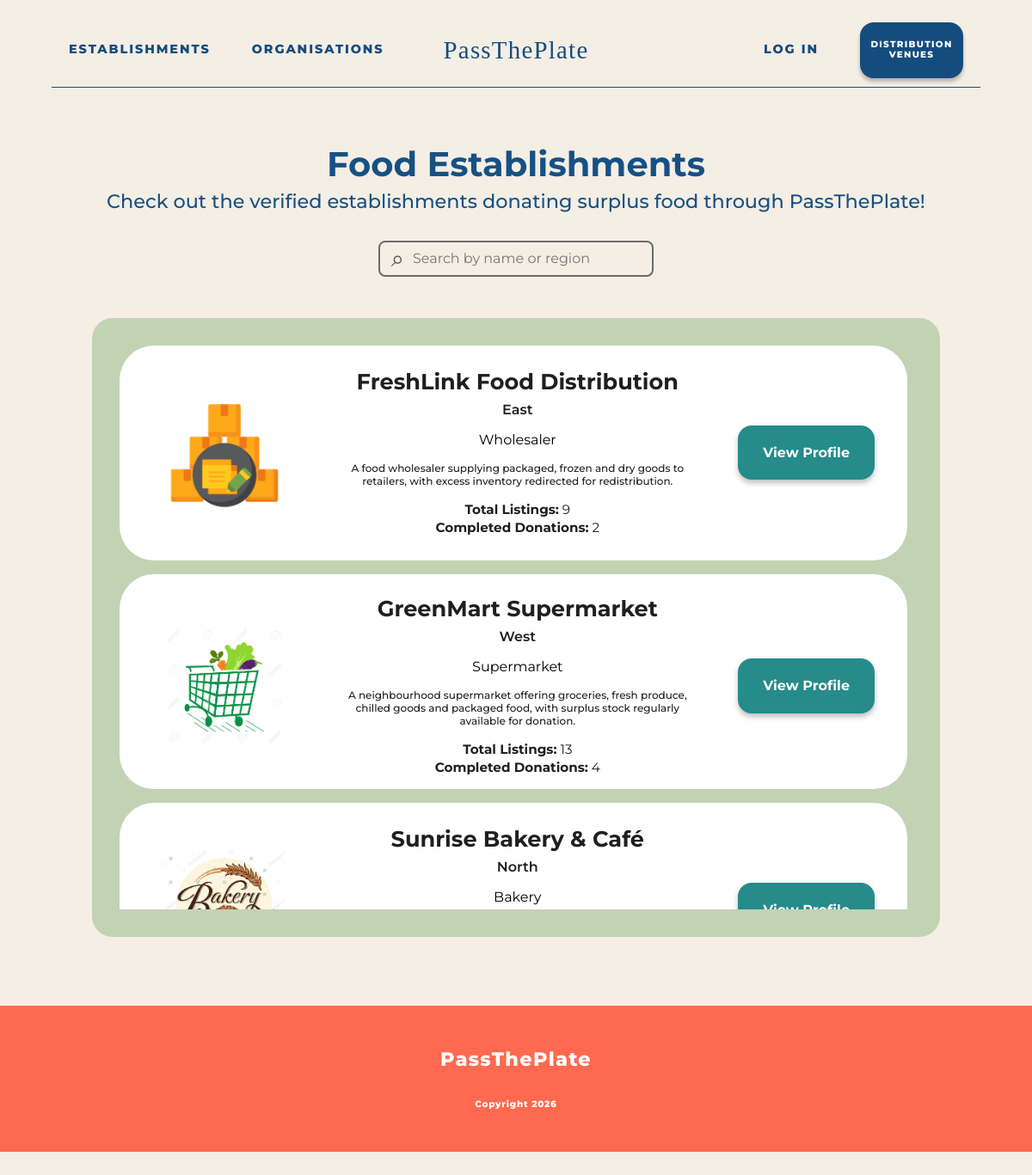
/establishments/, run on an earlier commit of the app's database.
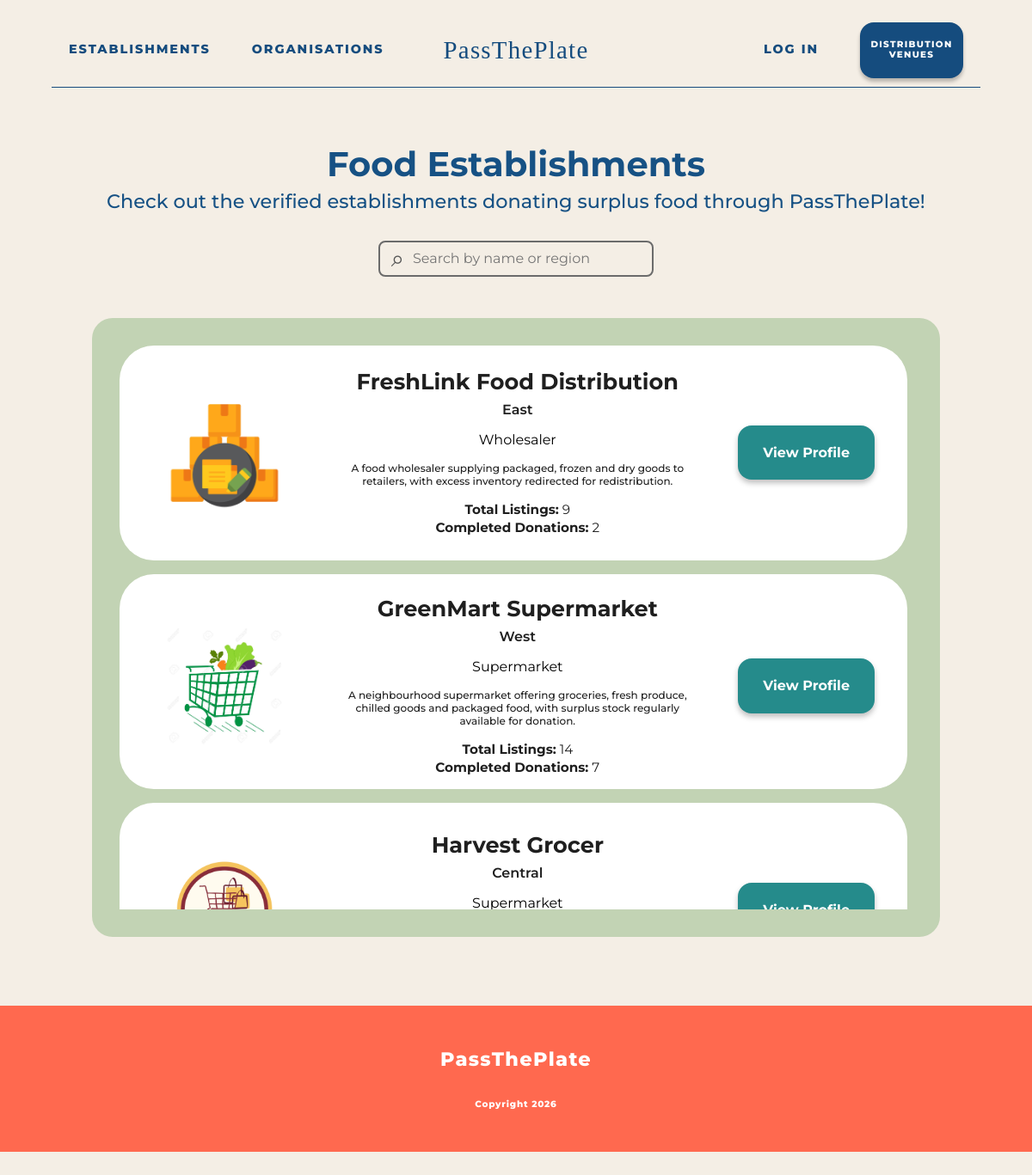
And on a later commit of the database.
### foodrescue/models.py (models this page shows, shortened)
class Establishment(models.Model):
    class Region(models.TextChoices):
        NORTH = "north", "North"
        EAST = "east", "East"
        SOUTH = "south", "South"
        WEST = "west", "West"
        CENTRAL = "central", "Central"
    class BusinessType(models.TextChoices):
        SUPERMARKET = "supermarket", "Supermarket"
        BAKERY = "bakery", "Bakery"
        WHOLESALER = "wholesaler", "Wholesaler"
        MANUFACTURER = "manufacturer", "Manufacturer"
        OTHER = "other", "Other"
    user = models.OneToOneField(
        settings.AUTH_USER_MODEL,
        on_delete=models.CASCADE,
        related_name="establishment_profile"
    )
    business_name = models.CharField(max_length=200)
    profile_image = models.ImageField(
        upload_to="establishment_profile_images/",
        blank=True,
        null=True
    )
    description = models.TextField(blank=True)
    address = models.TextField()
    postal_code = models.CharField(
        max_length=10,
        blank=True
    )
    general_location = models.CharField(
        max_length=20,
        choices=Region.choices,
        default=Region.WEST
    )
    business_type = models.CharField(
        max_length=30,
        choices=BusinessType.choices,
        blank=True
    )
    contact_number = models.CharField(max_length=30, blank=True)
    certification_file = models.FileField(
        upload_to="establishment_certifications/",
        blank=True,
        null=True,
        validators=[FileExtensionValidator(allowed_extensions=["pdf"])]
    )
    is_verified = models.BooleanField(default=False)
    created_at = models.DateTimeField(auto_now_add=True)

### foodrescue/views.py (the view)
# urls.py: path("establishments/", views.public_establishments, name="public_establishments"),
def public_establishments(request):
    search_query = request.GET.get("q", "").strip()
    establishments = Establishment.objects.filter(
        is_verified=True
    ).order_by("business_name")
    if search_query:
        establishments = establishments.filter(
            Q(business_name__icontains=search_query) |
            Q(general_location__icontains=search_query) |
            Q(business_type__icontains=search_query)
        )
    for establishment in establishments:
        establishment.listings_count = FoodListing.objects.filter(
            establishment=establishment
        ).count()
        establishment.completed_donations_count = FoodListing.objects.filter(
            establishment=establishment,
            status=FoodListing.Status.COMPLETED
        ).count()
    return render(request, "foodrescue/public-pages/public-establishments.html", {
        "establishments": establishments,
        "search_query": search_query,
    })

### foodrescue/templates/foodrescue/public-pages/public-establishments.html (shortened to what this page needs)
{% load static %}
<!doctype html>
<html>
<head>
  <link rel="stylesheet" href="{% static 'foodrescue/base.css' %}">
  <link rel="stylesheet" href="{% static 'foodrescue/navbar-public.css' %}">
  <link rel="stylesheet" href="{% static 'foodrescue/footer.css' %}">
  <link rel="stylesheet" href="{% static 'foodrescue/public/public-establishments.css' %}">
</head>
<body>
  {% include "foodrescue/includes/navbar_public.html" %}
  <main class="public-establishments-page">
    <section class="establishments-header">
      <h1>Food Establishments</h1>
      <p>Check out the verified establishments donating surplus food through PassThePlate!</p>
      <form method="GET" class="establishment-search-form">
        <span class="search-icon">⌕</span>
        <input
          type="text"
          name="q"
          value="{{ search_query }}"
          placeholder="Search by name or region"
        >
      </form>
    </section>
    <section class="establishments-panel">
      <div class="establishments-scroll">
        {% for establishment in establishments %}
          <article class="establishment-card">
            <div class="establishment-image-box">
              {% if establishment.profile_image %}
                <img
                  src="{{ establishment.profile_image.url }}"
                  alt="{{ establishment.business_name }}"
                  class="establishment-profile-image"
                >
              {% else %}
                <div class="establishment-profile-placeholder"></div>
              {% endif %}
            </div>
            <div class="establishment-info">
              <h2>{{ establishment.business_name }}</h2>
              <h3>
                {% if establishment.general_location %}
                  {{ establishment.get_general_location_display }}
                {% else %}
                  Location not stated
                {% endif %}
              </h3>
              <p class="establishment-type">
                {% if establishment.business_type %}
                  {{ establishment.get_business_type_display }}
                {% else %}
                  Business type not stated
                {% endif %}
              </p>
              <p class="establishment-description">
                {% if establishment.description %}
                  {{ establishment.description|truncatechars:300 }}
                {% else %}
                  No description provided yet.
                {% endif %}
              </p>
              <div class="establishment-stats">
                <p>
                  <strong>Total Listings:</strong>
                  {{ establishment.listings_count }}
                </p>
                <p>
                  <strong>Completed Donations:</strong>
                  {{ establishment.completed_donations_count }}
                </p>
              </div>
            </div>
            <a href="{% url 'public_establishment_profile' establishment.id %}" class="view-profile-button">View Profile</a>
          </article>
        {% empty %}
          <p class="empty-message">No verified establishments found.</p>
        {% endfor %}
      </div>
    </section>
  </main>
  {% include "foodrescue/includes/footer.html" %}
</body>
</html>

What changed in the data, as far as the page shows it:
no longer on this page (row unchanged): Establishment: profile_image (picture), business_name "Sunrise Bakery & Café", general_location "North", business_type "Bakery"
computed for Establishment "GreenMart Supermarket": listings_count "13" → "14"; completed_donations_count "4" → "7"
added Establishment: profile_image (picture), business_name "Harvest Grocer", general_location "Central", business_type "Supermarket"
